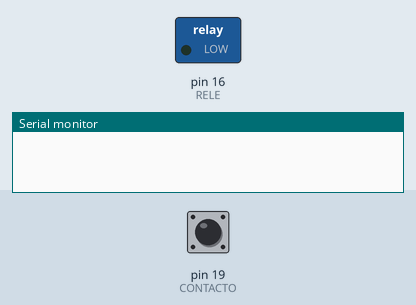
Bench run of a sketch on a simulated Arduino Uno, built with avr-gcc and run on an emulated ATmega328P. Parts: switched loads named in the sketch (green lamp = pin HIGH), the last lines printed to the serial monitor. The test bench sets the inputs (shaded band); at power-on: pin 19 (CONTACTO) HIGH.

Above: at 1.2 s.
1.3 s: pin 19 (CONTACTO) pulled LOW for 0.15 s
At 2.5 s:
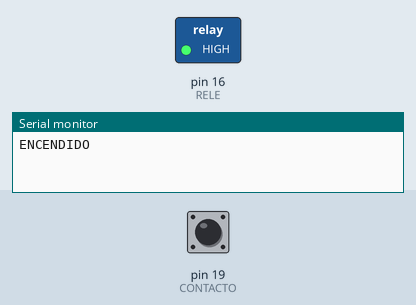
2.9 s: pin 19 (CONTACTO) pulled LOW for 1 s
At 3.7 s:
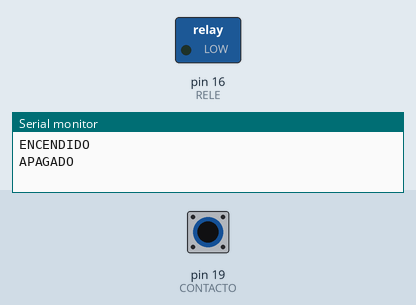
5.4 s: pin 19 (CONTACTO) pulled LOW for 3.2 s
At 6.8 s:
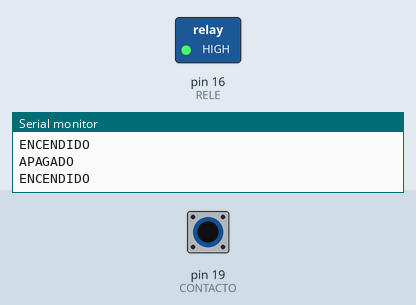
Timing chart, 0 to 8.4 s (numbered marks = the images above; inputs shaded):
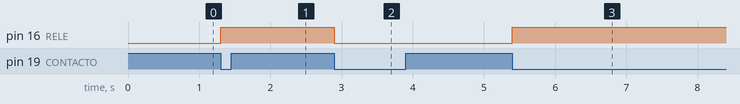

Measured:
- after the input at 1.3 s, pin 16 (RELE): LOW → HIGH at once
- after the input at 2.9 s, pin 16 (RELE): HIGH → LOW at once
- after the input at 5.4 s, pin 16 (RELE): LOW → HIGH at once

The sketch:

Contacto.ino
```cpp
#define RELE 16
#define CONTACTO 19

bool estado = LOW;
int anterior = LOW;

void setup() {
  Serial.begin(115200);
  pinMode(RELE, OUTPUT);
  pinMode(CONTACTO, INPUT_PULLUP); // Mantiene estable el pin

  digitalWrite(RELE, estado);
}

void loop() {
  int actual = digitalRead(CONTACTO);

  if (anterior == HIGH && actual == LOW) {

    estado = !estado;
    digitalWrite(RELE, estado);

    if (estado == HIGH) {
      Serial.println("ENCENDIDO");
    } else {
      Serial.println("APAGADO");
    }

    delay(250);
  }

  anterior = actual;
}
```
